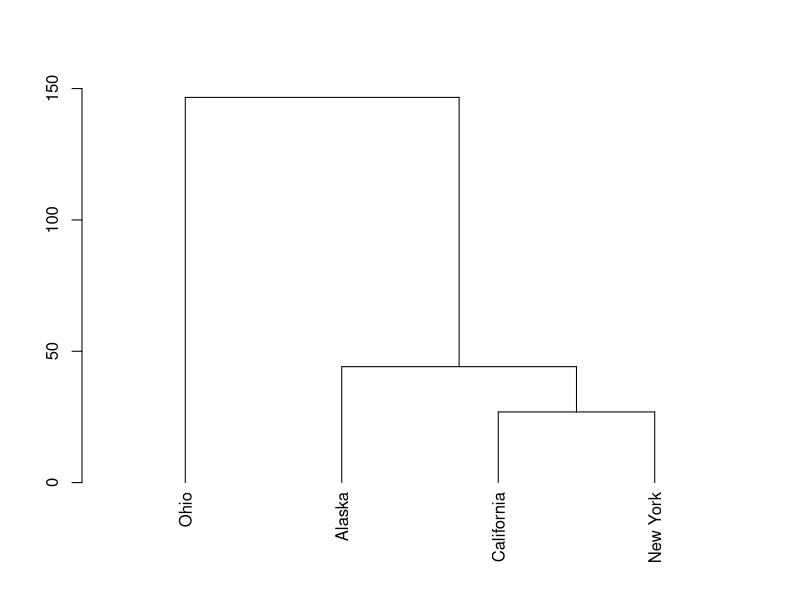

R code for this plot:
## ---- chunk 1
# For this vignette, I use the `markdown.HTML.header` option to modify a few CSS rules in the default CSS style:
options(markdown.HTML.header = system.file('misc', 'vignette.css', package='knitr'))
## ---- chunk 2
# our data:
data(USArrests)
US_data <- USArrests[c(2,5,32,35),]
print(US_data)

hc <- hclust(dist(US_data), "ave") # create an heirarchical clustering object
dend <- as.dendrogram(hc)

## ---- chunk 3
methods(class="dendrogram")
## ---- chunk 4
print(dend)
labels(dend)
str(dend)
str(dend[[2]]) # looking at one branch of the dendrogram
plot(dend)
## ---- chunk 5
(new_order <- order.dendrogram(dend)) # the order of the original items to have them be at the same order as they assume in the dendrogram
print(US_data[new_order,])
## ---- chunk 6
unclass(dend)
## ---- chunk 7
names(attributes(dend)[-4])
